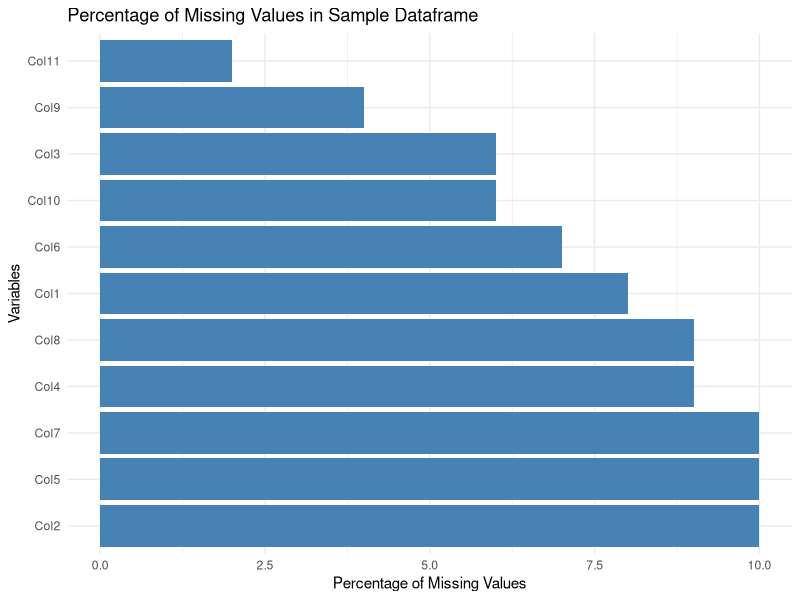

Recreate this plot in R.
library(ggplot2)
library(dplyr)
library(tidyr)
library(tidyverse)


# Load necessary libraries
library(ggplot2)
library(dplyr)
library(tidyr)

# Create a sample dataframe with more than 10 columns and some missing values
set.seed(123)
sample_data <- data.frame(
  Col1 = sample(c(1:10, NA), 100, replace = TRUE),
  Col2 = sample(c(1:10, NA), 100, replace = TRUE),
  Col3 = sample(c(1:10, NA), 100, replace = TRUE),
  Col4 = sample(c(1:10, NA), 100, replace = TRUE),
  Col5 = sample(c(1:10, NA), 100, replace = TRUE),
  Col6 = sample(c(1:10, NA), 100, replace = TRUE),
  Col7 = sample(c(1:10, NA), 100, replace = TRUE),
  Col8 = sample(c(1:10, NA), 100, replace = TRUE),
  Col9 = sample(c(1:10, NA), 100, replace = TRUE),
  Col10 = sample(c(1:10, NA), 100, replace = TRUE),
  Col11 = sample(c(1:10, NA), 100, replace = TRUE)
)

# Display the first few rows of the sample dataframe
head(sample_data)

# Calculate the percentage of missing values for each column
missing.values <- sample_data %>%
  pivot_longer(cols = everything(), names_to = "key", values_to = "val") %>%
  mutate(is.missing = is.na(val)) %>%
  group_by(key, is.missing) %>%
  summarise(num.missing = n(), .groups = 'drop') %>%
  filter(is.missing == TRUE) %>%
  select(-is.missing) %>%
  arrange(desc(num.missing))

# Calculate the percentage of missing values for each variable
missing.values <- missing.values %>%
  mutate(pct.missing = (num.missing / nrow(sample_data)) * 100)

# Print the percentage of missing values for each column
print(missing.values)

# Visualize the percentage of missing values using ggplot2
ggplot(missing.values, aes(x = reorder(key, -pct.missing), y = pct.missing)) +
  geom_bar(stat = "identity", fill = "steelblue") +
  labs(title = "Percentage of Missing Values in Sample Dataframe",
       x = "Variables",
       y = "Percentage of Missing Values") +
  theme_minimal() +
  coord_flip()
